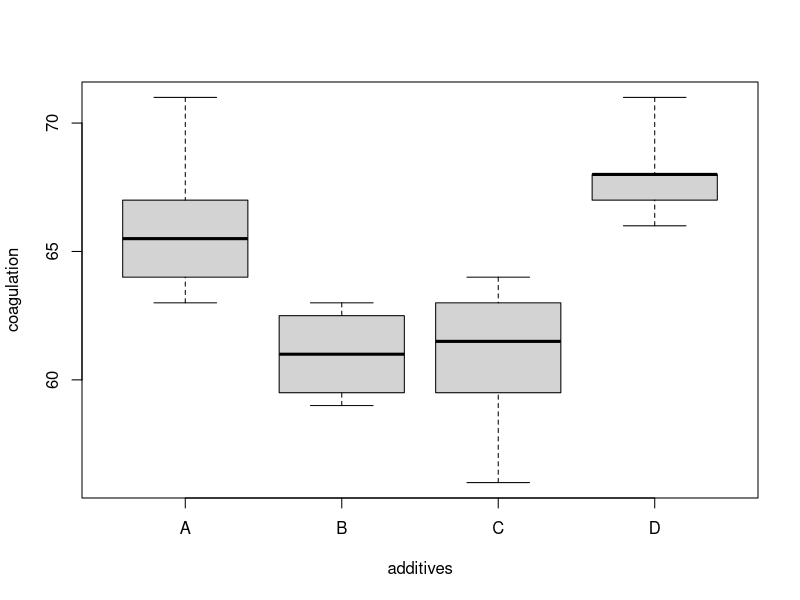
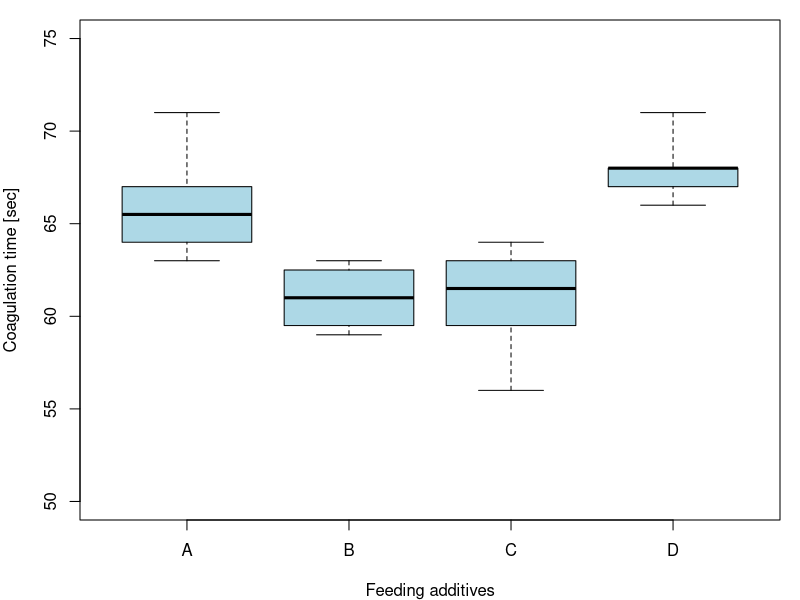
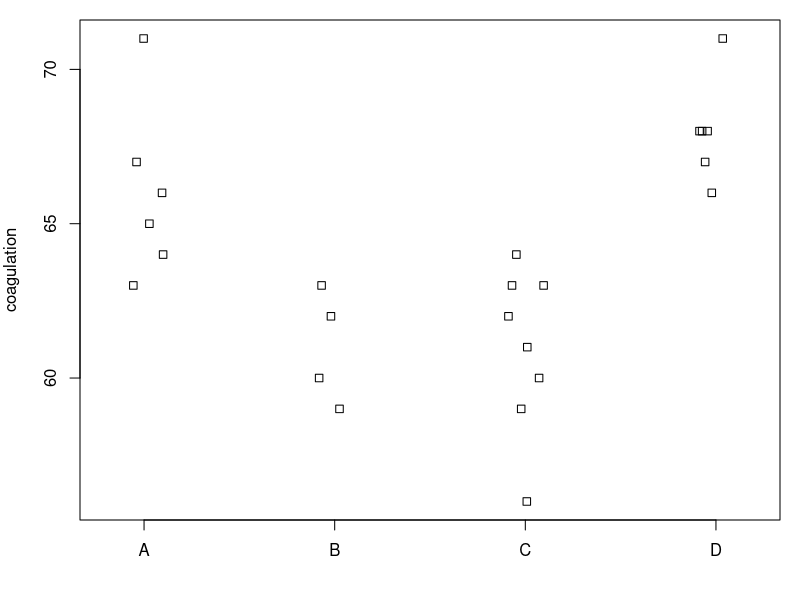
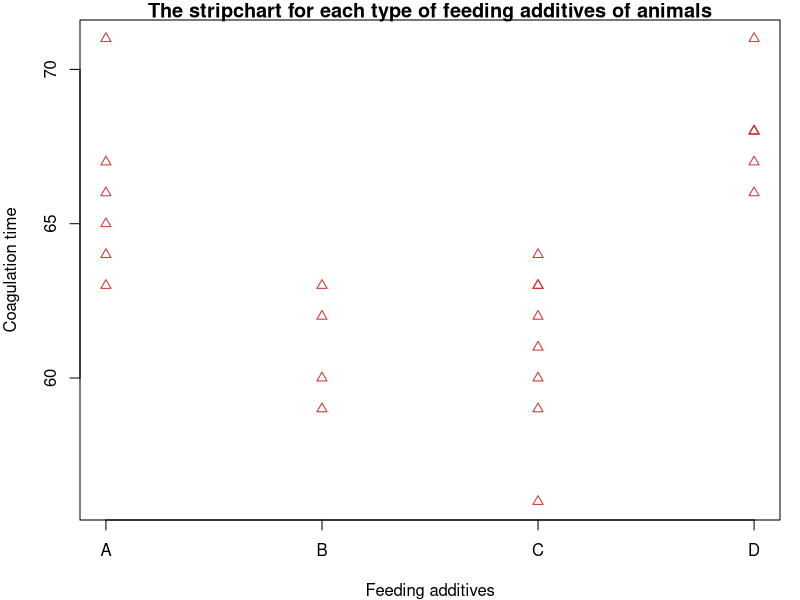

Reproduce these figures in R, in order. (Note: this script raises an error after producing the figures.)

# I'll enter the information by hand.

amount <- c(63, 67, 71, 64, 65, 66, # A
            62, 60, 63, 59,         # B
            56, 62, 60, 61, 63, 64, 63, 59, # C
            68, 66, 71, 67, 68, 68) # D

# this command "factor ()" is very useful to design for unbalancing a data set.

diet <- factor ( c( rep("A", times=6), rep("B", times=4), 
                    rep("C", times=8), rep("D", times=6)))

# I'll make a data frame for the amount and type 1.
# and we need to mark x (independent variable) and y (dependent variable) in our frame. 

labResult <- data.frame (additives = diet,
                         coagulation = amount)

# To visualize the data, I will use a box plot.
attach(labResult)

boxplot ( coagulation ~ additives, # Box and Whisker plot
          range = 0, # Min, max, quartiles, median
) # Name of the data set

# To change the parameters of bxoplot, we can use this command.

par ( mar=c(4,4,1,1) ) # No. of lines around the plot for
# axis descriptions: bltr

boxplot (coagulation ~ additives, # Model
         ylab="Coagulation time [sec]", # Label for y axis
         xlab="Feeding additives", # Label for x axis
         col ="lightblue", # Color of boxes
         range=0, # Whisker to min and max
         ylim=c(50,75), # Range of y axis
)
# we can also use a stripchart command because a boxplot is not feasible to 
# estimate five values from four observations, a stripchart is a more appropriate visualization here

install.packages("dplyr")

stripchart( coagulation ~ additives  ,
            method="jitter", # make overlapping points visible
            vertical = T) # rotate the plot

# to manage  parameters of our stripchart we use this codes.
stripchart(coagulation ~ additives,
           data=labResult,
           main="The stripchart for each type of feeding additives of animals",
           xlab="Feeding additives",
           ylab="Coagulation time",
           col="brown3",
           group.names=c("A","B","C","D"),
           vertical=TRUE,
           pch=24 )

## estimate means, variance, max and min
labResult %>% group_by(additives) %>%
  summarise ( n=n(), mean=mean(coagulation), var=var(coagulation),
              min=min(coagulation), max=max(coagulation))

# estimate means and variance
labResult %>% group_by(additives) %>%
  summarise ( n=n(), mean=mean(coagulation), var=var(coagulation) )

# The next step is to use a Bartlett test to ensure 
# that the variances of the factor levels are equal.

bartlett.test( coagulation ~ additives)

# To test our H0 and H1 hypotheses, we use this command.
summary (aov (coagulation ~ additives))

# The next command shows us how to estimate the effects of the factor levels.
model.tables( aov (coagulation ~ additives))

# This command will check for outliers.

plot (cooks.distance( aov (coagulation ~ additives)))


#This command shows diagnostic plots 
par (mfrow=c(2,2))
plot (aov (coagulation ~ additives))

mean(coagulation)

# the predicted coagulation time for feeding additive B (i D 2) is that.
64-3
